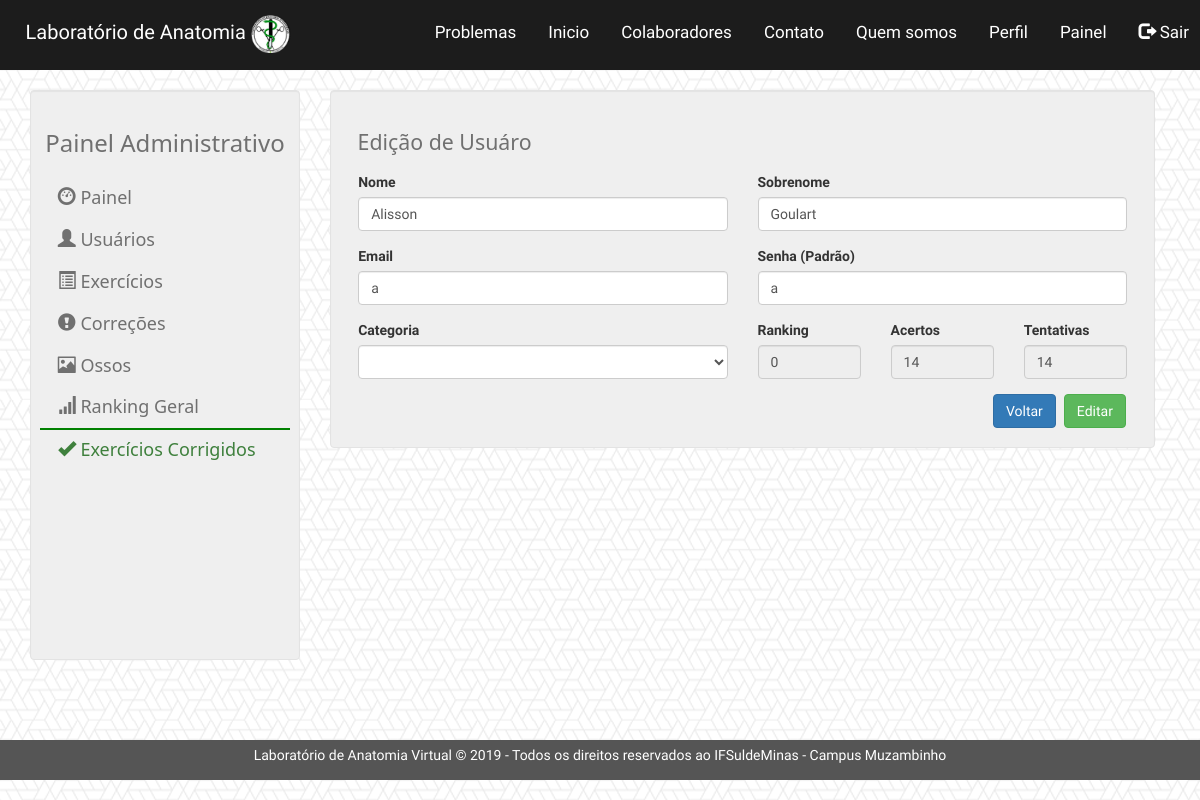
The app's page /Usuarios/atualizar/1 with its own data.
### tables this page shows
CREATE TABLE IF NOT EXISTS `tbl_usu` (
  `Cod_Usu` int(11) NOT NULL AUTO_INCREMENT,
  `Ema_Usu` varchar(300) NOT NULL,
  `Sen_Usu` varchar(300) NOT NULL,
  `Tip_Usu` int(5) NOT NULL,
  `Nom_Usu` varchar(50) NOT NULL,
  `Sob_Usu` varchar(50) NOT NULL,
  `Rank_Usu` int(10) NOT NULL,
  `Acer_Usu` int(10) NOT NULL,
  `Tent_Usu` int(10) NOT NULL,
  PRIMARY KEY (`Cod_Usu`)
);

### application/controllers/Usuarios.php (called while the page is built, shortened)
<?php
class Usuarios extends CI_Controller{
	public function Atualizar($id = NULl){
		$this->load->model('usuarios_model');
		$query = $this->usuarios_model->getUsuarioById($id);
		$dados['usuarios'] = $query;
		$this->load->view('includes/header');
		$this->load->view('edit/usuario', $dados);
		$this->load->view('includes/footer');
	}
}
?>

### index.php (called while the page is built, shortened)
<?php
require_once BASEPATH.'core/CodeIgniter.php';

### application/models/usuarios_model.php (called while the page is built, shortened)
<?php
class Usuarios_model extends CI_Model{
	public function getUsuarioById($id = NULL){
		if($id != NULL){
			$this->db->where('Cod_Usu', $id);
			$this->db->limit(1);
			$query = $this->db->get("tbl_usu");
			return $query->row();
		}
	}
}
?>

### application/views/edit/usuario.php (the view, shortened to what this page needs)
<?php $tipo = $this->session->userdata('tipo'); ?>
	<div class="container">
		<div class="col-md-3">
			<div class="well" style="background-color: #EFEFEF; height: 570px">
			</div>
		</div>
		<div class="col-md-9">
			<div class="well" style="background-color: #EFEFEF">
				<div class="row">
					<div class="col-md-6" style="float:left;">
						<h2 style="text-align: left; margin-left: 2%; font-size: 16pt; font-family: Segoe UI; color: #707070">Edição de Usuáro</h2>
					</div>
				</div>
				<div class="row">
					<div style="padding: 1%">
						<form action="<?=base_url()?>Usuarios/salvar" name="form_add" method="post">
							<div class="form-group col-md-6">
								<label for="nome">Nome</label>
								<input type="text" class="form-control" name="nome" value="<?php echo $usuarios->Nom_Usu ?>" placeholder="Nome">
							</div>
							<div class="form-group col-md-6">
								<label for="sobrnome">Sobrenome</label>
								<input type="text" class="form-control" name="sobrenome" value="<?php echo $usuarios->Sob_Usu ?>" placeholder="Sobrenome">
							</div>
							<div class="form-group col-md-6">
								<label for="email">Email</label>
								<input type="email" class="form-control" name="email" value="<?php echo $usuarios->Ema_Usu ?>" placeholder="Email">
							</div>
							<div class="form-group col-md-6">
								<label for="senha">Senha (Padrão)</label>
								<?php if($tipo == 0) {?>
									<input type="text" class="form-control" name="senha" value="<?php echo $usuarios->Sen_Usu ?>" placeholder="senha">
								<?php }else{ ?>
									<input disabled type="password" class="form-control" value="******" placeholder="senha">
								<?php } ?>
							</div>
							<div class="form-group col-md-6">
								<label for="categoria">Categoria</label>
								<select name="tipo" class="form-control">
                                    <option value=""></option>
                                    <option value="1">Aluno</option>
                                </select>
							</div>
							<div class="form-group col-md-2">
								<label for="ranking">Ranking</label>
								<input disabled type="text" class="form-control" value="<?php echo $usuarios->Rank_Usu ?>" placeholder="-">
							</div>
							<div class="form-group col-md-2">
								<label for="exampleInputEmail1">Acertos</label>
								<input disabled type="text" class="form-control" value="<?php echo $usuarios->Acer_Usu ?>" placeholder="0">
							</div>
							<div class="form-group col-md-2">
								<label for="exampleInputEmail1">Tentativas</label>
								<input disabled type="text" class="form-control" value="<?php echo $usuarios->Tent_Usu ?>" placeholder="0">
							</div>
							<button style="float: right; margin-right: 2%" type="submit" class="btn btn-success">Editar</button>
							<a href="<?=base_url()?>usuarios" style="float: right; margin-right: 1%" type="button" class="btn btn-primary">Voltar</a>
						</form>
					</div>
				</div>
			</div>
		</div>
	</div>
</body>

### assets/Style.css (style rules this page uses)
.col-md-3 { padding-left: 0; }
* { font-family: 'Crete Round', serif; }

### records on screen
tbl_usu: nome "Alisson", sobrenome "Goulart", email "a", senha "a", Rank_Usu "0", Acer_Usu "14", Tent_Usu "14"
